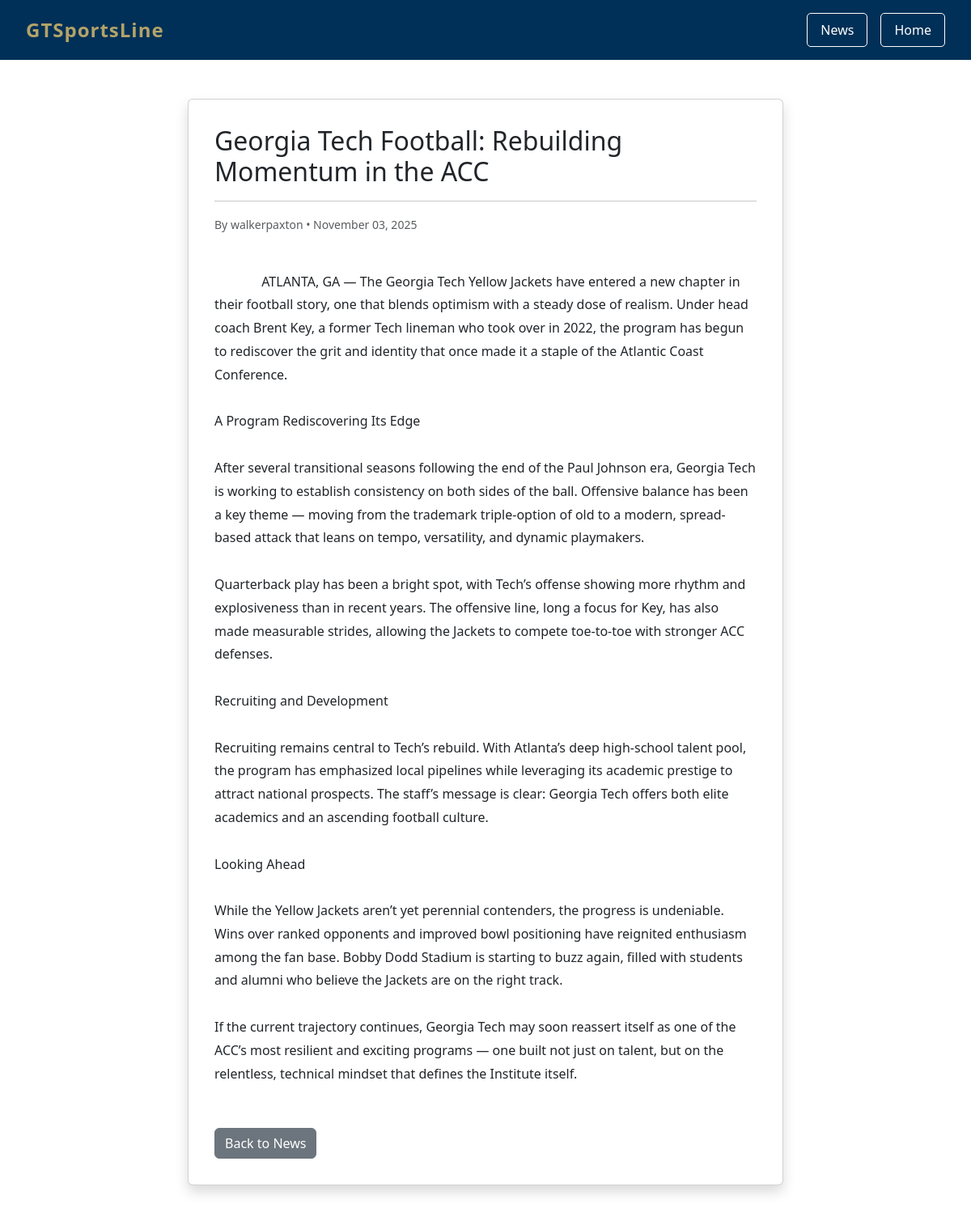
Screenshot of /news/4/ with the database file from the repository.
### news/models.py (models this page shows, shortened)
class NewsArticle(models.Model):
    title = models.CharField(max_length=200)
    content = models.TextField()
    author = models.ForeignKey(User, on_delete=models.CASCADE)
    created_at = models.DateTimeField(auto_now_add=True)
    updated_at = models.DateTimeField(auto_now=True)
    class Meta:
        ordering = ['-created_at']

### news/views.py (the view)
# urls.py: path('<int:article_id>/', views.news_detail, name='news.detail'),
def news_detail(request, article_id):
    template_data = {
        'title': 'News Article'
    }
    article = get_object_or_404(NewsArticle, id=article_id)
    template_data['article'] = article
    return render(request, 'news/detail.html', {'template_data': template_data})

### news/templates/news/detail.html (shortened to what this page needs)
{% extends 'base.html' %}
{% block content %}
<div class="top-bar">
  <a href="{% url 'home.index' %}" class="logo">GTSportsLine</a>
  <div class="nav-buttons">
      <a href="{% url 'news.list' %}" class="nav-button btn-news">News</a>
      <a href="{% url 'home.index' %}" class="nav-button btn-home">Home</a>
  </div>
</div>
<div class="p-3 mt-4">
  <div class="container">
    <div class="row justify-content-center">
      <div class="col-md-8">
        <div class="card shadow p-3 mb-4 rounded">
          <div class="card-body">
            <h2>{{ template_data.article.title }}</h2>
            <hr />
            <div class="mb-3">
              <small class="text-muted">
                By {{ template_data.article.author.username }} • {{ template_data.article.created_at|date:"F d, Y" }}
              </small>
            </div>
            <div class="article-content mb-4">
              {{ template_data.article.content }}
            </div>
            <div class="d-flex gap-2">
              <a href="{% url 'news.list' %}" class="btn btn-secondary">Back to News</a>
            </div>
          </div>
        </div>
      </div>
    </div>
  </div>
</div>
{% endblock content %}

### gtsportsline/static/css/style.css (style rules this page uses)
.bg-index { background: url("/static/img/background.jpeg") no-repeat fixed; background-size: 90%; background-position: center; min-height: 100vh; }

### news/templates/news/detail.html (style rules this page uses)
body { background: white !important; background-image: none !important; }
.top-bar { background: #003057; padding: 1rem 2rem; display: flex; justify-content: space-between; align-items: center; margin-bottom: 2rem; }
.logo { color: #B3A369; font-size: 1.5rem; font-weight: 600; letter-spacing: 1px; text-decoration: none; }
.nav-buttons { display: flex; gap: 1rem; align-items: center; }
.nav-button { color: white; text-decoration: none; font-size: 1rem; }
.btn-home { background: transparent; border: 1px solid white; padding: 0.5rem 1rem; border-radius: 5px; transition: all 0.2s ease; }
.btn-news { background: transparent; border: 1px solid white; padding: 0.5rem 1rem; border-radius: 5px; transition: all 0.2s ease; }
.article-content { white-space: pre-wrap; line-height: 1.8; }

### rows the page displays
NewsArticle: article "Georgia Tech Football: Rebuilding Momentum in the ACC", article.author.username "walkerpaxton", article.created_at "November 03, 2025", article.content "ATLANTA, GA — The Georgia Tech Yellow Jackets have entered a new chapter in their football story, one that blends optimism with a steady dose of realism. Under head coach Brent Key, a former Tech lineman who took over in 2022, the program has begun to rediscover the grit and identity that once made it a staple of the Atlantic Coast Conference. A Program Rediscovering Its Edge After several transitional seasons following the end of the Paul Johnson era, Georgia Tech is working to establish consistency on both sides of the ball. Offensive balance has been a key theme — moving from the trademark triple-option of old to a modern, spread-based attack that leans on tempo, versatility, and dynamic…"
